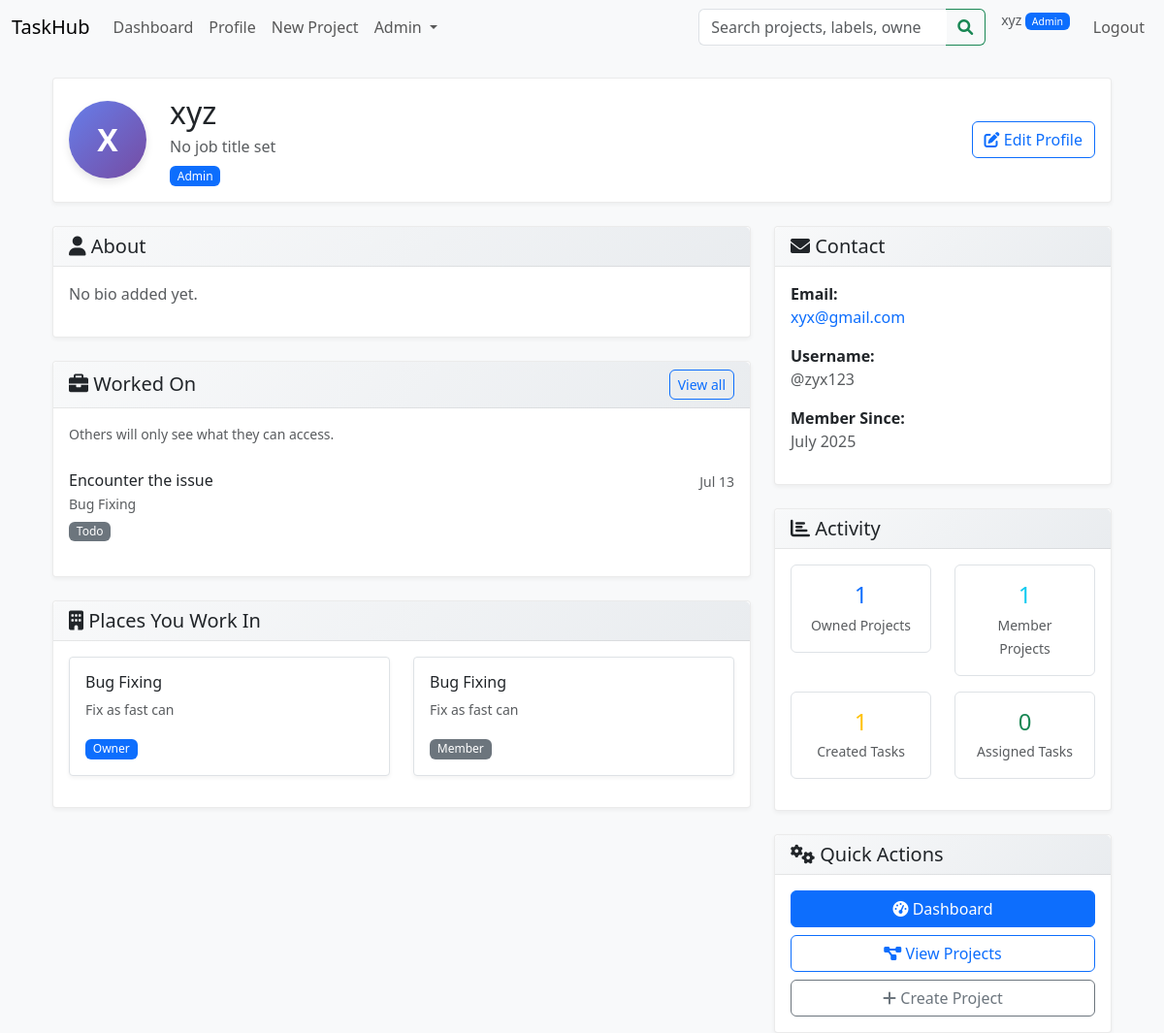
Before: /profile (signed in) with the older database file.
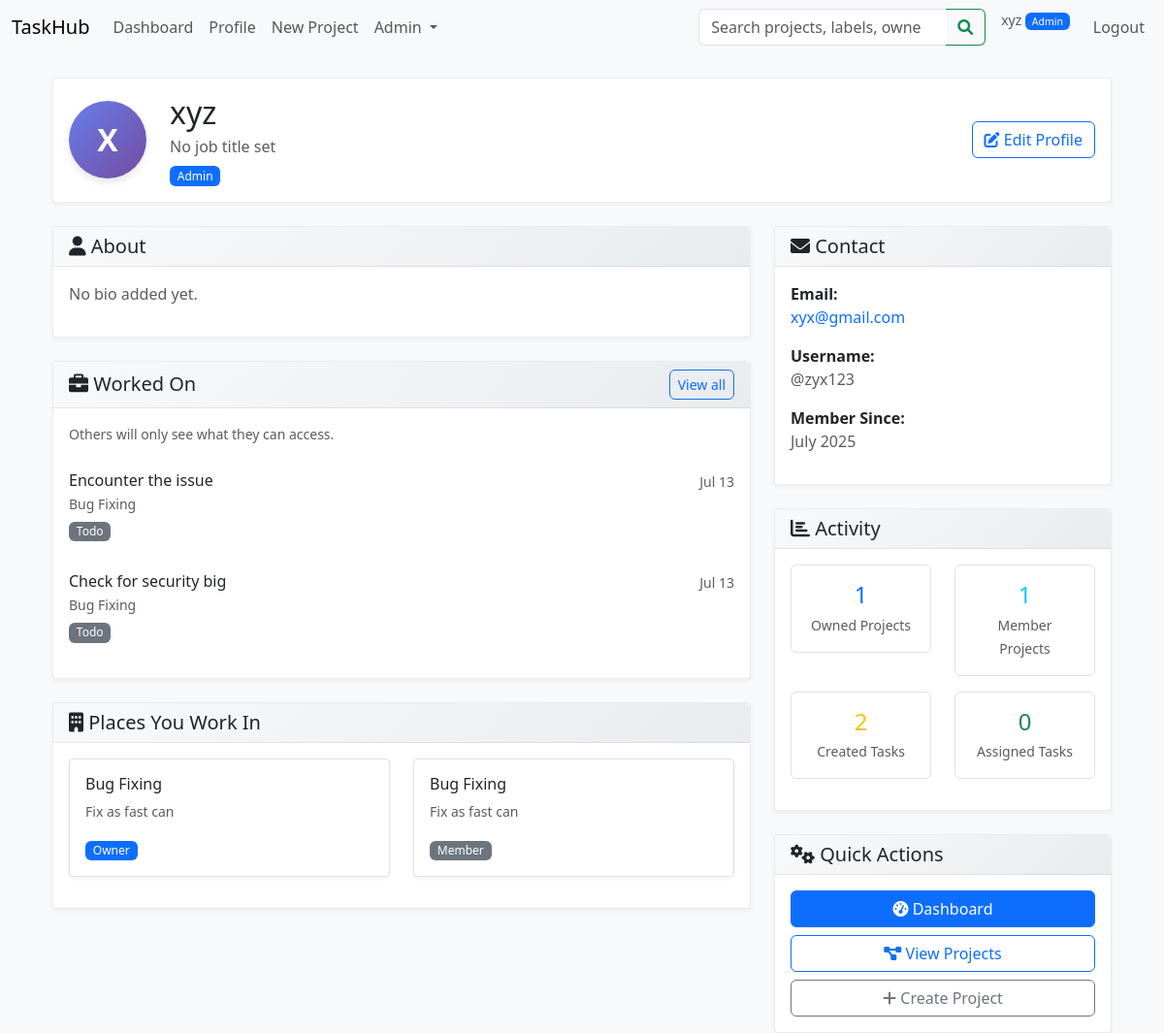
After: the same page with the newer database file.
### models/task.py (models this page shows, shortened)
class Task(db.Model):
    __tablename__ = 'task'
    id = db.Column(db.Integer, primary_key=True)
    title = db.Column(db.String(150), nullable=False)
    description = db.Column(db.Text)
    status = db.Column(
        db.Enum('todo', 'in_progress', 'testing', 'completed', 'blocked', 'review', name='task_status'),
        default='todo',
        nullable=False
    )
    due_date = db.Column(db.Date)
    project_id = db.Column(db.Integer, db.ForeignKey('project.id'), nullable=False)
    creator_id = db.Column(db.Integer, db.ForeignKey('user.id'),    nullable=False)
    created_at = db.Column(db.DateTime, default=datetime.utcnow)
    updated_at = db.Column(
        db.DateTime,
        default=datetime.utcnow,
        onupdate=datetime.utcnow
    )
    work_type = db.Column(db.String(50))
    assignee_id = db.Column(db.Integer, db.ForeignKey('user.id'))
    priority = db.Column(db.String(20))
    parent_id = db.Column(db.Integer, db.ForeignKey('task.id'))
    labels = db.Column(db.String(255))
    team = db.Column(db.String(100))
    start_date = db.Column(db.Date)
    reporter_id = db.Column(db.Integer, db.ForeignKey('user.id'))
    attachment = db.Column(db.String(255))
    flagged = db.Column(db.Boolean, default=False)
    restrict_to = db.Column(db.String(255))
    linked_work_items = db.Column(db.String(255))
    project = db.relationship(
        'Project',
        back_populates='tasks'
    )
    creator = db.relationship(
        'User',
        back_populates='tasks_created',
        foreign_keys=[creator_id]
    )
    task_membership = db.relationship(
        'TaskMember',
        back_populates='task',
        lazy='dynamic',
        cascade='all, delete-orphan'
    )
    assignee = db.relationship(
        'User',
        foreign_keys=[assignee_id],
        back_populates='assigned_tasks',
        lazy='joined'
    )
    reporter = db.relationship(
        'User',
        foreign_keys=[reporter_id],
        back_populates='reported_tasks',
        lazy='joined'
    )
    parent = db.relationship('Task', remote_side=[id], backref='subtasks', lazy='joined')

### models/project.py (models this page shows, shortened)
class Project(db.Model):
    __tablename__ = 'project'
    id = db.Column(db.Integer, primary_key=True)
    name = db.Column(db.String(150), nullable=False)
    description = db.Column(db.Text)
    status = db.Column(
        db.Enum('open', 'closed', name='project_status'),
        default='open',
        nullable=False
    )
    owner_id = db.Column(db.Integer, db.ForeignKey('user.id'), nullable=False)
    created_at = db.Column(db.DateTime, default=datetime.utcnow)
    updated_at = db.Column(
        db.DateTime,
        default=datetime.utcnow,
        onupdate=datetime.utcnow
    )
    owner = db.relationship(
        'User',
        back_populates='owned_projects'
    )
    members = db.relationship(
        'User',
        secondary=project_members,
        back_populates='projects',
        lazy='dynamic'
    )
    labels = db.relationship(
        'Label',
        secondary=project_labels,
        back_populates='projects',
        lazy='dynamic'
    )
    tasks = db.relationship(
        'Task',
        back_populates='project',
        lazy='dynamic',
        cascade='all, delete-orphan'
    )
    tickets = db.relationship(
        'Ticket',
        back_populates='project',
        lazy='dynamic',
        cascade='all, delete-orphan'
    )

### routes/main_routes.py (the view)
@main_bp.route("/profile")
@login_required
@user_required
def profile():
    return render_template("profile.html", user=current_user)

### templates/profile.html (shortened to what the changed rows need)
{% extends "base.html" %}
{% block content %}
<div class="container-fluid">
  <div class="row">
    <div class="col-12">
      <div class="card mb-4">
        <div class="card-body">
          <div class="row align-items-center">
            <div class="col">
              <h2 class="mb-1">{{ user.full_name or user.username }}</h2>
            </div>
          </div>
        </div>
      </div>
    </div>
    <div class="col-lg-8">
      <div class="card mb-4">
        <div class="card-body">
          {% if user.tasks_created.count() > 0 %}
            <div class="list-group list-group-flush">
              {% for task in user.tasks_created.limit(5).all() %}
              <div class="list-group-item border-0 px-0">
                <div class="d-flex justify-content-between align-items-start">
                  <div>
                    <h6 class="mb-1">{{ task.title }}</h6>
                    <p class="text-muted small mb-1">{{ task.project.name }}</p>
                    <span class="badge bg-{{ 'success' if task.status == 'completed' else 'warning' if task.status == 'in_progress' else 'secondary' }}">
                      {{ task.status.replace('_', ' ').title() }}
                    </span>
                  </div>
                  <small class="text-muted">{{ task.created_at.strftime('%b %d') }}</small>
                </div>
              </div>
              {% endfor %}
            </div>
          {% else %}
            <p class="text-muted">No tasks created yet.</p>
          {% endif %}
        </div>
      </div>
      <div class="card">
        <div class="card-body">
          {% if user.owned_projects.count() > 0 or user.projects.count() > 0 %}
            <div class="row">
              {% for project in user.owned_projects.limit(3).all() %}
              <div class="col-md-6 mb-3">
                <div class="card border">
                  <div class="card-body">
                    <h6 class="card-title">{{ project.name }}</h6>
                    <p class="card-text text-muted small">{{ project.description[:100] }}{% if project.description|length > 100 %}...{% endif %}</p>
                    <span class="badge bg-primary">Owner</span>
                  </div>
                </div>
              </div>
              {% endfor %}
              {% for project in user.projects.limit(3).all() %}
              <div class="col-md-6 mb-3">
                <div class="card border">
                  <div class="card-body">
                    <h6 class="card-title">{{ project.name }}</h6>
                    <p class="card-text text-muted small">{{ project.description[:100] }}{% if project.description|length > 100 %}...{% endif %}</p>
                    <span class="badge bg-secondary">Member</span>
                  </div>
                </div>
              </div>
              {% endfor %}
            </div>
          {% else %}
            <p class="text-muted">No projects yet.</p>
          {% endif %}
        </div>
      </div>
    </div>
    <div class="col-lg-4">
      <div class="card mb-4">
        <div class="card-body">
          <div class="row text-center">
            <div class="col-6 mb-3">
              <div class="border rounded p-3">
                <h4 class="text-warning mb-1">{{ user.tasks_created.count() }}</h4>
                <small class="text-muted">Created Tasks</small>
              </div>
            </div>
          </div>
        </div>
      </div>
    </div>
  </div>
</div>
{% endblock %}

Changed rows visible on the page:
added Task: title "Check for security big", project.name "Bug Fixing", status.replace "Todo", created_at "Jul 13"
Other visible differences:
{{ user.tasks_created.count() }}: "1" → "2"
